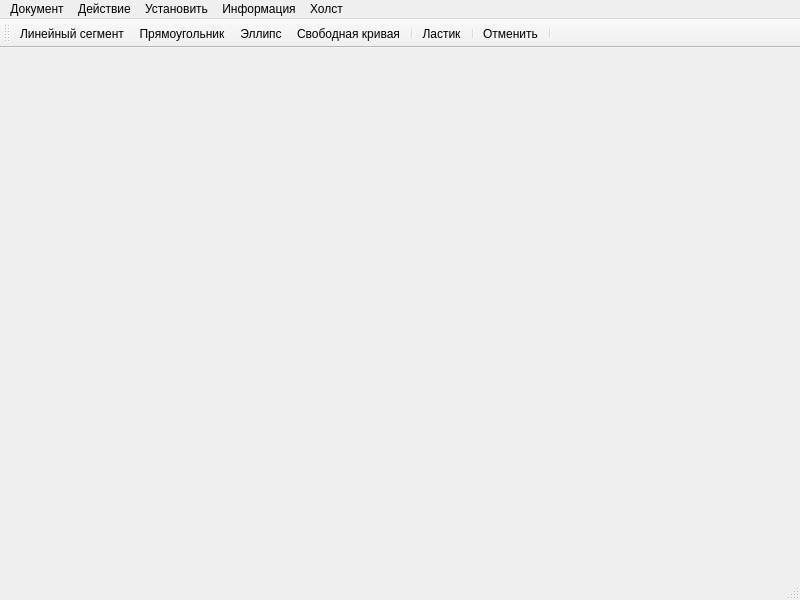
<?xml version="1.0" encoding="UTF-8"?>
<ui version="4.0">
 <class>MainWindow</class>
 <widget class="QMainWindow" name="MainWindow">
  <property name="geometry">
   <rect>
    <x>0</x>
    <y>0</y>
    <width>800</width>
    <height>600</height>
   </rect>
  </property>
  <property name="windowTitle">
   <string>MainWindow</string>
  </property>
  <widget class="QWidget" name="centralwidget"/>
  <widget class="QMenuBar" name="menubar">
   <property name="geometry">
    <rect>
     <x>0</x>
     <y>0</y>
     <width>800</width>
     <height>24</height>
    </rect>
   </property>
   <widget class="QMenu" name="menuFile">
    <property name="title">
     <string>Документ</string>
    </property>
   </widget>
   <widget class="QMenu" name="menuType">
    <property name="title">
     <string>Действие</string>
    </property>
    <addaction name="actionLine"/>
    <addaction name="actionRectangle"/>
    <addaction name="actionEllipse"/>
    <addaction name="actionFree"/>
    <addaction name="separator"/>
    <addaction name="actionEraser"/>
    <addaction name="separator"/>
    <addaction name="actionCancel"/>
   </widget>
   <widget class="QMenu" name="menuSettings">
    <property name="title">
     <string>Установить</string>
    </property>
    <widget class="QMenu" name="menuLineStyle">
     <property name="title">
      <string>Стиль линии</string>
     </property>
     <addaction name="actionNoPen"/>
     <addaction name="actionSolidLine"/>
     <addaction name="actionDashLine"/>
     <addaction name="actionDotLine"/>
     <addaction name="actionDashDotLine"/>
     <addaction name="actionDashDotDotLine"/>
    </widget>
    <addaction name="separator"/>
    <addaction name="actionLineWidth"/>
    <addaction name="actionLineColor"/>
    <addaction name="menuLineStyle"/>
    <addaction name="separator"/>
   </widget>
   <widget class="QMenu" name="menuAbout">
    <property name="title">
     <string>Информация</string>
    </property>
    <addaction name="actionAbout_Me"/>
    <addaction name="actionAbout_QT"/>
   </widget>
   <widget class="QMenu" name="menu">
    <property name="title">
     <string>Холст</string>
    </property>
    <addaction name="action"/>
    <addaction name="action_2"/>
   </widget>
   <addaction name="menuFile"/>
   <addaction name="menuType"/>
   <addaction name="menuSettings"/>
   <addaction name="menuAbout"/>
   <addaction name="menu"/>
  </widget>
  <widget class="QStatusBar" name="statusbar"/>
  <widget class="QToolBar" name="toolBar">
   <property name="windowTitle">
    <string>toolBar</string>
   </property>
   <attribute name="toolBarArea">
    <enum>TopToolBarArea</enum>
   </attribute>
   <attribute name="toolBarBreak">
    <bool>false</bool>
   </attribute>
   <addaction name="actionLine"/>
   <addaction name="actionRectangle"/>
   <addaction name="actionEllipse"/>
   <addaction name="actionFree"/>
   <addaction name="separator"/>
   <addaction name="actionEraser"/>
   <addaction name="separator"/>
   <addaction name="actionCancel"/>
   <addaction name="separator"/>
  </widget>
  <action name="actionAbout_Me">
   <property name="text">
    <string>О нас</string>
   </property>
   <property name="shortcut">
    <string>F9</string>
   </property>
  </action>
  <action name="actionAbout_QT">
   <property name="text">
    <string>О Qt</string>
   </property>
   <property name="shortcut">
    <string>F10</string>
   </property>
  </action>
  <action name="actionLine">
   <property name="checkable">
    <bool>true</bool>
   </property>
   <property name="text">
    <string>Линейный сегмент</string>
   </property>
   <property name="shortcut">
    <string>L</string>
   </property>
  </action>
  <action name="actionEllipse">
   <property name="checkable">
    <bool>true</bool>
   </property>
   <property name="text">
    <string>Эллипс</string>
   </property>
   <property name="shortcut">
    <string>E</string>
   </property>
  </action>
  <action name="actionFree">
   <property name="checkable">
    <bool>true</bool>
   </property>
   <property name="text">
    <string>Свободная кривая</string>
   </property>
   <property name="shortcut">
    <string>F</string>
   </property>
  </action>
  <action name="actionCancel">
   <property name="text">
    <string>Отменить</string>
   </property>
   <property name="shortcut">
    <string>Backspace</string>
   </property>
  </action>
  <action name="actionEraser">
   <property name="checkable">
    <bool>true</bool>
   </property>
   <property name="text">
    <string>Ластик</string>
   </property>
   <property name="shortcut">
    <string>Ctrl+Backspace</string>
   </property>
  </action>
  <action name="actionFont">
   <property name="text">
    <string>Шрифт</string>
   </property>
   <property name="shortcut">
    <string>Ctrl+F</string>
   </property>
  </action>
  <action name="actionLineWidth">
   <property name="text">
    <string>Толщина</string>
   </property>
   <property name="shortcut">
    <string>W</string>
   </property>
  </action>
  <action name="actionLineColor">
   <property name="text">
    <string>Цвет линии</string>
   </property>
   <property name="shortcut">
    <string>C</string>
   </property>
  </action>
  <action name="actionBrushColor">
   <property name="text">
    <string>Цвет заливки</string>
   </property>
   <property name="shortcut">
    <string>Ctrl+C</string>
   </property>
  </action>
  <action name="actionSolidLine">
   <property name="checkable">
    <bool>true</bool>
   </property>
   <property name="text">
    <string>SolidLine</string>
   </property>
   <property name="shortcut">
    <string>1</string>
   </property>
  </action>
  <action name="actionDashLine">
   <property name="checkable">
    <bool>true</bool>
   </property>
   <property name="text">
    <string>DashLine</string>
   </property>
   <property name="shortcut">
    <string>2</string>
   </property>
  </action>
  <action name="actionDotLine">
   <property name="checkable">
    <bool>true</bool>
   </property>
   <property name="text">
    <string>DotLine</string>
   </property>
   <property name="shortcut">
    <string>3</string>
   </property>
  </action>
  <action name="actionDashDotLine">
   <property name="checkable">
    <bool>true</bool>
   </property>
   <property name="text">
    <string>DashDotLine</string>
   </property>
   <property name="shortcut">
    <string>4</string>
   </property>
  </action>
  <action name="actionNoPen">
   <property name="checkable">
    <bool>true</bool>
   </property>
   <property name="text">
    <string>NoPen</string>
   </property>
   <property name="toolTip">
    <string>NoPen</string>
   </property>
   <property name="shortcut">
    <string>0</string>
   </property>
  </action>
  <action name="actionDashDotDotLine">
   <property name="checkable">
    <bool>true</bool>
   </property>
   <property name="text">
    <string>DashDotDotLine</string>
   </property>
   <property name="shortcut">
    <string>5</string>
   </property>
  </action>
  <action name="actionSolidPattern">
   <property name="checkable">
    <bool>true</bool>
   </property>
   <property name="text">
    <string>SolidPattern</string>
   </property>
   <property name="shortcut">
    <string>Alt+5</string>
   </property>
  </action>
  <action name="actionDense1">
   <property name="checkable">
    <bool>true</bool>
   </property>
   <property name="text">
    <string>Dense1</string>
   </property>
   <property name="shortcut">
    <string>Ctrl+1</string>
   </property>
  </action>
  <action name="actionDense2">
   <property name="checkable">
    <bool>true</bool>
   </property>
   <property name="text">
    <string>Dense2</string>
   </property>
   <property name="shortcut">
    <string>Ctrl+2</string>
   </property>
  </action>
  <action name="actionDense3">
   <property name="checkable">
    <bool>true</bool>
   </property>
   <property name="text">
    <string>Dense3</string>
   </property>
   <property name="shortcut">
    <string>Ctrl+3</string>
   </property>
  </action>
  <action name="actionDense4">
   <property name="checkable">
    <bool>true</bool>
   </property>
   <property name="text">
    <string>Dense4</string>
   </property>
   <property name="shortcut">
    <string>Ctrl+4</string>
   </property>
  </action>
  <action name="actionDense5">
   <property name="checkable">
    <bool>true</bool>
   </property>
   <property name="text">
    <string>Dense5</string>
   </property>
   <property name="shortcut">
    <string>Ctrl+5</string>
   </property>
  </action>
  <action name="actionDense6">
   <property name="checkable">
    <bool>true</bool>
   </property>
   <property name="text">
    <string>Dense6</string>
   </property>
   <property name="shortcut">
    <string>Ctrl+6</string>
   </property>
  </action>
  <action name="actionDense7">
   <property name="checkable">
    <bool>true</bool>
   </property>
   <property name="text">
    <string>Dense7</string>
   </property>
   <property name="shortcut">
    <string>Ctrl+7</string>
   </property>
  </action>
  <action name="actionHorizontal">
   <property name="checkable">
    <bool>true</bool>
   </property>
   <property name="text">
    <string>Horizontal</string>
   </property>
   <property name="shortcut">
    <string>Ctrl+8</string>
   </property>
  </action>
  <action name="actionVertical">
   <property name="checkable">
    <bool>true</bool>
   </property>
   <property name="text">
    <string>Vertical</string>
   </property>
   <property name="shortcut">
    <string>Ctrl+9</string>
   </property>
  </action>
  <action name="actionCross">
   <property name="checkable">
    <bool>true</bool>
   </property>
   <property name="text">
    <string>Cross</string>
   </property>
   <property name="shortcut">
    <string>Alt+1</string>
   </property>
  </action>
  <action name="actionForward">
   <property name="checkable">
    <bool>true</bool>
   </property>
   <property name="text">
    <string>Forward</string>
   </property>
   <property name="shortcut">
    <string>Alt+2</string>
   </property>
  </action>
  <action name="actionBackward">
   <property name="checkable">
    <bool>true</bool>
   </property>
   <property name="text">
    <string>Backward</string>
   </property>
   <property name="shortcut">
    <string>Alt+3</string>
   </property>
  </action>
  <action name="actionDiagCross">
   <property name="checkable">
    <bool>true</bool>
   </property>
   <property name="text">
    <string>DiagCross</string>
   </property>
   <property name="shortcut">
    <string>Alt+4</string>
   </property>
  </action>
  <action name="actionNoBrush">
   <property name="checkable">
    <bool>true</bool>
   </property>
   <property name="text">
    <string>NoBrush</string>
   </property>
   <property name="shortcut">
    <string>Ctrl+0</string>
   </property>
  </action>
  <action name="action">
   <property name="text">
    <string>Подключиться к существующему</string>
   </property>
  </action>
  <action name="action_2">
   <property name="text">
    <string>Создать новый</string>
   </property>
  </action>
  <action name="actionRectangle">
   <property name="checkable">
    <bool>true</bool>
   </property>
   <property name="text">
    <string>Прямоугольник</string>
   </property>
   <property name="shortcut">
    <string>R</string>
   </property>
  </action>
 </widget>
 <resources/>
 <connections/>
</ui>
